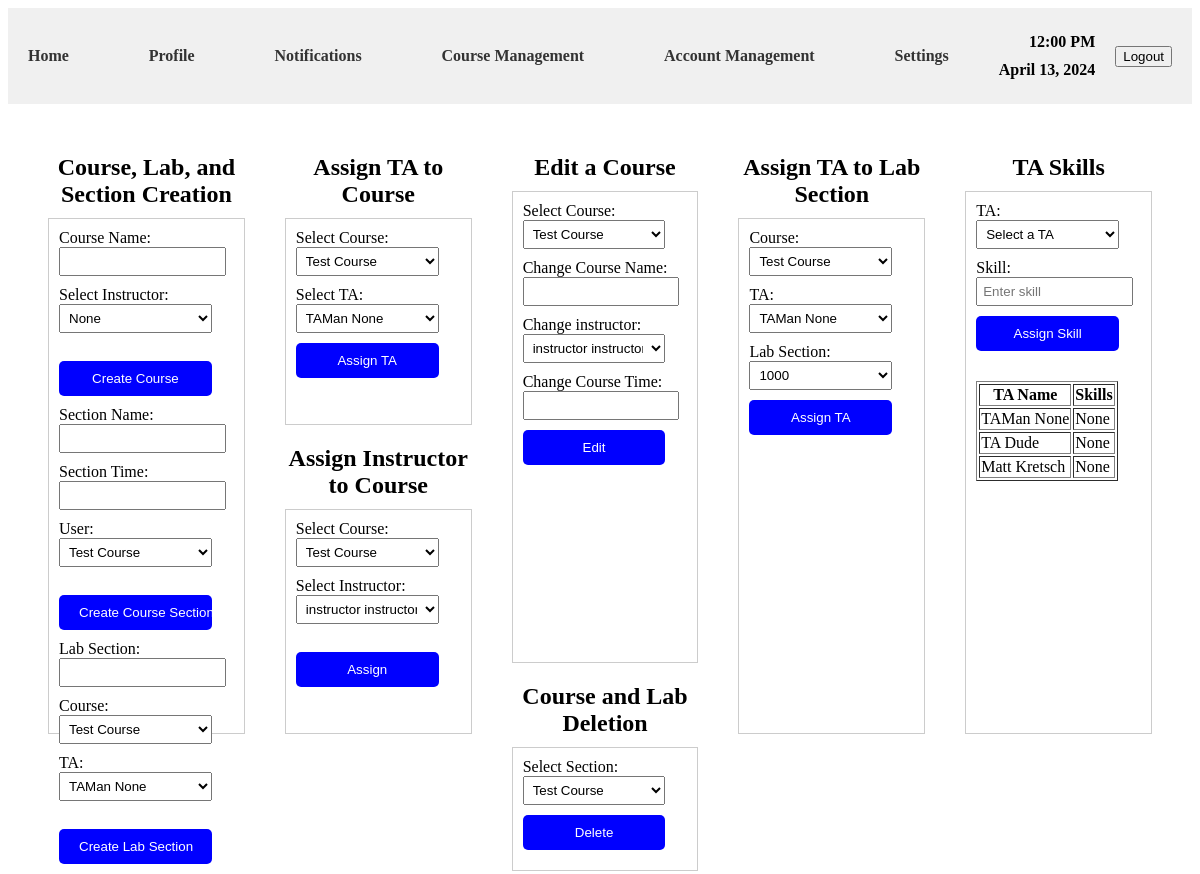
The page /courseManagement/ (signed in) on the database its author committed.
### scheduler/models.py (models this page shows)
class UserTable(models.Model):
    firstName = models.CharField(max_length=30, blank=True, null=True)
    lastName = models.CharField(max_length=30, blank=True, null=True)
    email = models.EmailField(unique=True)
    phone = models.CharField(max_length=30, unique=False, blank=True, null=True)
    address = models.CharField(max_length=255, blank=True, null=True)
    userType = models.CharField(max_length=20, blank=True, null=True)
    skills = models.CharField(max_length=255, blank=True, null=True)

### scheduler/views.py (the view, shortened to what this page needs)
# urls.py: path('courseManagement/', views.courseManagement, name='courseManagement'),
@login_required(login_url='login')
def courseManagement(request):
    courses = CourseTable.objects.all()
    TAs = UserTable.objects.filter(userType="ta")
    instructors = UserTable.objects.filter(userType="instructor")
    labs = LabTable.objects.all()
    joinEntries = UserCourseJoinTable.objects.all()
    if request.method == 'GET':
        user = request.user
        accRole = UserTable.objects.get(email=user.email).userType
        if user.is_authenticated and accRole == 'admin':
            return render(request, 'courseManagement.html',
                          {'courses': courses, 'TAs': TAs, 'instructors': instructors,
                           'joinEntries': joinEntries, 'labs': labs})
        else:
            return redirect('home')

### templates/courseManagement.html (shortened to what this page needs)
{% load static %}
<!DOCTYPE html>
<html lang="en">
<head>
    <link rel="stylesheet" href={% static "css/courseManagement.css"%}>
</head>
<body>
    <header>
        <nav>
            <ul>
                <li><a href="{% url 'home' %}">Home</a></li>
                <li><a href="{% url 'profile' %}">Profile</a></li>
                <li><a href="#">Notifications</a></li>
                <li><a href="{% url 'courseManagement' %}">Course Management</a></li>
                <li><a href="{% url 'adminAccManagement' %}">Account Management</a></li>
                <li><a href="#">Settings</a></li>
            </ul>
        </nav>
        <div class="dateContainer">
            <div class="clock">12:00 PM</div>
            <span>April 13, 2024</span>
        </div>
        <form action="{% url 'logout' %}" method="post">
        <button type="submit">Logout</button>
    </form>
    </header>
    <main>
        <div class="menuContainer">
            <section>
                <h2 class="menuTitle">Course, Lab, and Section Creation</h2>
                <div class="menuBox">
                    <form method="post" action="{% url 'courseManagement' %}">
                        <label for="courseName">Course Name:</label><br>
                        <input type="text" id="courseName" name="courseName"><br>
                        <label for="instructorSelectForToo">Select Instructor:</label><br>
                        <select id="instructorSelectForToo" name="instructorSelect">
                            {% if instructors %}
                                <option value="">None</option>
                            {% else %}
                                <option value="">No instructors available</option>
                            {% endif %}
                        </select><br><br>
                        <input type="submit" name = "createCourseBtn" value="Create Course">
                    </form>
                    <form method="post" action="{% url 'courseManagement' %}">
                        <label for="courseSection">Section Name:</label><br>
                        <input type="text" id="courseSection" name="courseSection"><br>
                        <label for="courseSectionTime">Section Time:</label><br>
                        <input type="text" id="courseSectionTime" name="courseSectionTime"><br>
                        <label for="courseSectionSelect">User:</label><br>
                        <select id="courseSectionSelect" name="courseSectionSelect">
                            {% if courses %}
                                {% for course in courses %}
                                    <option value="{{ course.id }}">{{ course.courseName}}</option>
                                {% endfor %}
                            {% else %}
                                <option value="">No course-user entries available</option>
                            {% endif %}
                        </select><br><br>
                        <input type="submit" name = "createSectionBtn" value="Create Course Section">
                    </form>
                    <form method="post" action="{% url 'courseManagement' %}">
                        <label for="courseName">Lab Section:</label><br>
                        <label for="labSection"></label><input type="text" id="labSection" name="labSection"><br>
                        <label for="courseSelectToo">Course:</label><br>
                        <select id="courseSelectToo" name="courseSelect">
                            {% if courses %}
                                {% for course in courses %}
                                    <option value="{{ course.id }}">{{ course.courseName }}</option>
                                {% endfor %}
                            {% else %}
                                <option value="">No courses available</option>
                            {% endif %}
                        </select><br>
                        <label for="TASelect">TA:</label><br>
                        <select id="TASelect" name="TASelect">
                            {% if TAs %}
                                {% for TA in TAs %}
                                    <option value="{{ TA.id }}">{{ TA.firstName}} {{TA.lastName }}</option>
                                {% endfor %}
                            {% else %}
                                <option value="">No TAs available</option>
                            {% endif %}
                        </select><br><br>
                        <input type="submit" name = "createLabBtn" value="Create Lab Section">
                    </form>
                </div>
            </section>
            <section>
                <h2 class="menuTitle">Assign TA to Course</h2>
                <div class="menuBoxMid">
                    <form method="post" action="{% url 'courseManagement' %}">
                        <div class="form-group">
                            <label for="courseSelectAssignTa">Select Course:</label>
                            <select id="courseSelectAssignTa" name="courseId" required>
                                {% for course in courses %}
                                    <option value="{{ course.id }}">{{ course.courseName }}</option>
                                {% empty %}
                                    <option>No courses available</option>
                                {% endfor %}
                            </select>
                        </div>
                        <div class="form-group">
                            <label for="taSelectCourse">Select TA:</label>
                            <select id="taSelectCourse" name="userId" required>
                                {% for ta in TAs %}
                                    <option value="{{ ta.id }}">{{ ta.firstName }} {{ ta.lastName }}</option>
                                {% empty %}
                                    <option>No TAs available</option>
                                {% endfor %}
                            </select>
                        </div>
                        <input type="submit" name="assignTAToCourseBtn" value="Assign TA" class="submit-btn">
                    </form>
                </div>
                <h2 class="menuTitle">Assign Instructor to Course</h2>
                <div class="menuBoxMid">
                    <form method="post" action="{% url 'courseManagement' %}">
                        <label for="courseSelectFor">Select Course:</label><br>
                        <select id="courseSelectFor" name="courseSelect">
                            {% if courses %}
                                {% for course in courses %}
                                    <option value="{{ course.id }}">{{ course.courseName }}</option>
                                {% endfor %}
                            {% else %}
                                <option value="">No courses available</option>
                            {% endif %}
                        </select><br>
                        <label for="instructorSelectFor">Select Instructor:</label><br>
                        <select id="instructorSelectFor" name="instructorSelect">
                            {% if instructors %}
                                {% for instructor in instructors %}
                                    <option value="{{ instructor.id }}">{{ instructor.firstName}} {{instructor.lastName }}</option>
                                {% endfor %}
                            {% else %}
                                <option value="">No instructors available</option>
                            {% endif %}
                        </select><br><br>
                        <input type="submit" name = "assignBtn" value="Assign">
                    </form>
                </div>
            </section>
            <section>
                <h2 class="menuTitle">Edit a Course</h2>
                <div class="menuBox">
                    <form>
                        <label for="editCourseSelect">Select Course:</label><br>
                        <select id="editCourseSelect" name="editCourseSelect">
                            {% if courses %}
                                {% for course in courses %}
                                    <option value="{{ course.id }}">{{ course.courseName }}</option>
                                {% endfor %}
                            {% else %}
                                <option value="">No courses available</option>
                            {% endif %}
                        </select><br>
                        <label for="editCourseName">Change Course Name:</label><br>
                        <input type="text" id="editCourseName" name="editCourseName"><br>
                        <label for="editInstructorSelect">Change instructor:</label><br>
                        <select id="editInstructorSelect" name="editInstructorSelect">
                            {% if instructors %}
                                {% for instructor in instructors %}
                                    <option value="{{ instructor.id }}">{{ instructor.firstName}} {{instructor.lastName }}</option>
                                {% endfor %}
                            {% else %}
                                <option value="">No instructors available</option>
                            {% endif %}
                        </select><br>
                        <label for="editTime">Change Course Time:</label><br>
                        <input type="text" id="editTime" name="editTime"><br>
                        <input type="submit" name="editCourseBtn" value="Edit">
                    </form>
                </div>
                <h2 class="menuTitle">Course and Lab Deletion</h2>
                <div class="menuBoxMid">
                    <form method="post" action="{% url 'courseManagement' %}">
                        <label for="sectionSelect">Select Section:</label><br>
                        <select id="sectionSelect" name="sectionSelect">
                            {% if courses %}
                                {% for course in courses %}
                                    <option value="{{ course.id }}">{{ course.courseName }}</option>
                                {% endfor %}
                            {% else %}
                                <option value="">No courses available</option>
                            {% endif %}
                        </select><br>
                        <input type="submit" name = "deleteBtn" value="Delete">
                    </form>
                </div>
            </section>
            <section>
                <h2 class="menuTitle">Assign TA to Lab Section</h2>
                <div class="menuBox">
                    <form method="post" action="{% url 'courseManagement' %}">
                        <label for="courseId">Course:</label>
                        <select id="courseId" name="courseId">
                            {% for course in courses %}
                                <option value="{{ course.id }}">{{ course.courseName }}</option>
                            {% endfor %}
                        </select>
                        <label for="userId">TA:</label>
                        <select id="userId" name="userId">
                            {% for ta in TAs %}
                                <option value="{{ ta.id }}">{{ ta.firstName }} {{ ta.lastName }}</option>
                            {% endfor %}
                        </select>
                        <label for="labId">Lab Section:</label>
                        <select id="labId" name="labId">
                            {% for lab in labs %}
                                <option value="{{ lab.id }}">{{ lab.sectionNumber }}</option>
                            {% endfor %}
                        </select>
                        <input type="submit" name="assignTAToLabBtn" value="Assign TA" class="submit-btn">
                    </form>
                </div>
            </section>
<section>
    <h2 class="menuTitle">TA Skills</h2>
    <div class="menuBoxMid">
        {% if TAs %}
            <form method="post" action="{% url 'courseManagement' %}">
                <label for="taId">TA:</label>
                <select name="taId" id="taId" required>
                    <option value="">Select a TA</option>
                </select>
                <label for="skillName">Skill:</label>
                <input type="text" id="skillName" name="skillName" placeholder="Enter skill" required>
                <input type="submit" name="addSkillBtn" value="Assign Skill" class="submit-btn">
            </form>
            <table border="1" style="margin-top: 20px;">
                <thead>
                    <tr>
                        <th>TA Name</th>
                        <th>Skills</th>
                    </tr>
                </thead>
                <tbody>
                    {% for ta in TAs %}
                        <tr>
                            <td>{{ ta.firstName }} {{ ta.lastName }}</td>
                            <td>{{ ta.skills }}</td>
                        </tr>
                    {% endfor %}
                </tbody>
            </table>
        {% else %}
            <p>No TAs available</p>
        {% endif %}
    </div>
</section>
        </div>
    </main>
</body>
</html>

### static/css/courseManagement.css (style rules this page uses)
header { display: flex; justify-content: space-between; align-items: center; padding: 10px 20px; background-color: #f0f0f0; min-width: 1000px; }
nav { flex: 1; }
nav ul { list-style-type: none; margin: 0; padding: 0; display: flex; justify-content: space-between; }
nav ul li { margin-right: 20px; }
nav ul li a { text-decoration: none; color: #333; font-weight: bold; }
main { padding: 20px; display: flex; justify-content: space-between; flex-direction: column; height: calc(100vh - 180px); min-width: 1000px; min-height: 500px; }
.menuContainer { display: flex; justify-content: space-between; height: 100%; }
section { flex: 1; padding: 10px; margin: 0 10px; display: flex; flex-direction: column; }
.menuTitle { text-align: center; margin-bottom: 10px; font-weight: bold; }
.menuBox { border: 1px solid #ccc; padding: 10px; height: 100%; min-height: 450px; }
.menuBoxMid { border: 1px solid #ccc; padding: 10px; flex-grow: 1; flex-shrink: 1; }
.dateContainer { display: flex; align-items: flex-end; flex-direction: column; padding: 10px 20px; }
.clock, span { font-weight: bold; margin-left: 10px; padding: 5px 0; text-align: right; }
input[type="text"], input[type="submit"], select { width: calc(100% - 22px); margin-bottom: 10px; padding: 5px; }
input[type="submit"], .assignButton { background-color: blue; color: white; padding: 10px 20px; border: none; border-radius: 5px; cursor: pointer; }
select { width: calc(100% - 22px); margin-bottom: 10px; padding: 5px; }

### rows shown on the page
UserTable: firstName "TAMan", lastName "None", skills "None"
UserTable: firstName "TA", lastName "Dude", skills "None"
UserTable: firstName "Matt", lastName "Kretsch", skills "None"

### other values the page prints
form field courseSectionSelect "Test Course"
form field courseSelect "Test Course"
form field TASelect "TAMan None"
form field courseId "Test Course"
form field userId "TAMan None"
form field instructorSelect "instructor instructor"
form field editCourseSelect "Test Course"
form field editInstructorSelect "instructor instructor"
form field sectionSelect "Test Course"
form field labId "1000"
